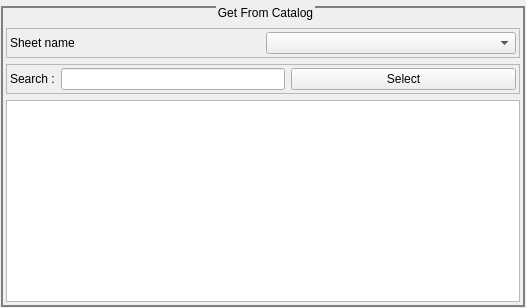
<?xml version="1.0" encoding="UTF-8"?>
<ui version="4.0">
 <class>Form_subwidget</class>
 <widget class="QWidget" name="Form_subwidget">
  <property name="geometry">
   <rect>
    <x>0</x>
    <y>0</y>
    <width>526</width>
    <height>308</height>
   </rect>
  </property>
  <property name="windowTitle">
   <string>Form</string>
  </property>
  <property name="styleSheet">
   <string notr="true">QGroupBox { border: 1.5px solid gray; margin-top: 1ex;}

QGroupBox::title  {
    subcontrol-origin: margin;
    subcontrol-position: top center;
}</string>
  </property>
  <layout class="QVBoxLayout" name="verticalLayout">
   <property name="leftMargin">
    <number>1</number>
   </property>
   <property name="topMargin">
    <number>6</number>
   </property>
   <property name="rightMargin">
    <number>1</number>
   </property>
   <property name="bottomMargin">
    <number>1</number>
   </property>
   <item>
    <widget class="QGroupBox" name="groupBox">
     <property name="title">
      <string>Get From Catalog</string>
     </property>
     <property name="flat">
      <bool>false</bool>
     </property>
     <property name="checkable">
      <bool>false</bool>
     </property>
     <layout class="QVBoxLayout" name="verticalLayout_2">
      <property name="leftMargin">
       <number>3</number>
      </property>
      <property name="topMargin">
       <number>20</number>
      </property>
      <property name="rightMargin">
       <number>3</number>
      </property>
      <property name="bottomMargin">
       <number>3</number>
      </property>
      <item>
       <widget class="QFrame" name="frame_sheet">
        <property name="frameShape">
         <enum>QFrame::StyledPanel</enum>
        </property>
        <property name="frameShadow">
         <enum>QFrame::Raised</enum>
        </property>
        <layout class="QGridLayout" name="gridLayout">
         <property name="leftMargin">
          <number>3</number>
         </property>
         <property name="topMargin">
          <number>3</number>
         </property>
         <property name="rightMargin">
          <number>3</number>
         </property>
         <property name="bottomMargin">
          <number>3</number>
         </property>
         <item row="0" column="1">
          <widget class="QComboBox" name="comboBox_sheet"/>
         </item>
         <item row="0" column="0">
          <widget class="QLabel" name="label">
           <property name="text">
            <string>Sheet name</string>
           </property>
          </widget>
         </item>
        </layout>
       </widget>
      </item>
      <item>
       <widget class="QFrame" name="frame">
        <property name="frameShape">
         <enum>QFrame::StyledPanel</enum>
        </property>
        <property name="frameShadow">
         <enum>QFrame::Raised</enum>
        </property>
        <layout class="QGridLayout" name="gridLayout_2" columnstretch="1,5,5">
         <property name="leftMargin">
          <number>3</number>
         </property>
         <property name="topMargin">
          <number>3</number>
         </property>
         <property name="rightMargin">
          <number>3</number>
         </property>
         <property name="bottomMargin">
          <number>3</number>
         </property>
         <item row="0" column="1">
          <widget class="QLineEdit" name="lineEdit_search"/>
         </item>
         <item row="0" column="0">
          <widget class="QLabel" name="label_2">
           <property name="text">
            <string>Search :</string>
           </property>
          </widget>
         </item>
         <item row="0" column="2">
          <widget class="QPushButton" name="pushButton">
           <property name="text">
            <string>Select</string>
           </property>
          </widget>
         </item>
        </layout>
       </widget>
      </item>
      <item>
       <widget class="QTableView" name="tableView"/>
      </item>
     </layout>
    </widget>
   </item>
  </layout>
 </widget>
 <resources/>
 <connections/>
</ui>
